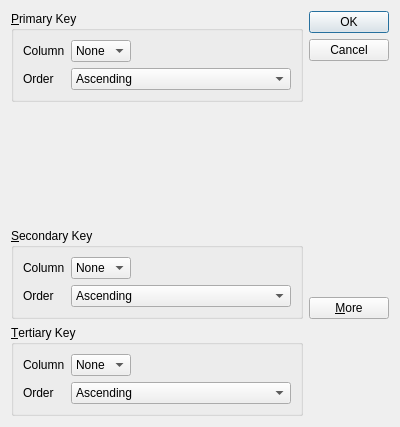
<?xml version="1.0" encoding="UTF-8"?>
<ui version="4.0">
 <class>SortDialog</class>
 <widget class="QDialog" name="SortDialog">
  <property name="geometry">
   <rect>
    <x>0</x>
    <y>0</y>
    <width>400</width>
    <height>427</height>
   </rect>
  </property>
  <property name="windowTitle">
   <string>Sort</string>
  </property>
  <layout class="QGridLayout" name="gridLayout_4">
   <item row="0" column="0">
    <widget class="QGroupBox" name="primaryGroupBox">
     <property name="title">
      <string>&amp;Primary Key</string>
     </property>
     <layout class="QGridLayout" name="gridLayout">
      <item row="0" column="0">
       <widget class="QLabel" name="label">
        <property name="text">
         <string>Column</string>
        </property>
       </widget>
      </item>
      <item row="0" column="1">
       <widget class="QComboBox" name="primaryColumnCombo">
        <item>
         <property name="text">
          <string>None</string>
         </property>
        </item>
       </widget>
      </item>
      <item row="0" column="2">
       <spacer name="horizontalSpacer">
        <property name="orientation">
         <enum>Qt::Horizontal</enum>
        </property>
        <property name="sizeHint" stdset="0">
         <size>
          <width>40</width>
          <height>20</height>
         </size>
        </property>
       </spacer>
      </item>
      <item row="1" column="0">
       <widget class="QLabel" name="label_2">
        <property name="text">
         <string>Order</string>
        </property>
       </widget>
      </item>
      <item row="1" column="1" colspan="2">
       <widget class="QComboBox" name="primaryOrderCombo">
        <item>
         <property name="text">
          <string>Ascending</string>
         </property>
        </item>
        <item>
         <property name="text">
          <string>Descending</string>
         </property>
        </item>
       </widget>
      </item>
     </layout>
    </widget>
   </item>
   <item row="0" column="1" rowspan="3">
    <layout class="QVBoxLayout" name="verticalLayout">
     <item>
      <widget class="QDialogButtonBox" name="buttonBox">
       <property name="orientation">
        <enum>Qt::Vertical</enum>
       </property>
       <property name="standardButtons">
        <set>QDialogButtonBox::Cancel|QDialogButtonBox::Ok</set>
       </property>
      </widget>
     </item>
     <item>
      <spacer name="verticalSpacer_2">
       <property name="orientation">
        <enum>Qt::Vertical</enum>
       </property>
       <property name="sizeHint" stdset="0">
        <size>
         <width>0</width>
         <height>20</height>
        </size>
       </property>
      </spacer>
     </item>
     <item>
      <widget class="QPushButton" name="moreButton">
       <property name="text">
        <string>&amp;More</string>
       </property>
       <property name="checkable">
        <bool>true</bool>
       </property>
      </widget>
     </item>
    </layout>
   </item>
   <item row="1" column="0">
    <spacer name="verticalSpacer">
     <property name="orientation">
      <enum>Qt::Vertical</enum>
     </property>
     <property name="sizeHint" stdset="0">
      <size>
       <width>20</width>
       <height>79</height>
      </size>
     </property>
    </spacer>
   </item>
   <item row="2" column="0">
    <widget class="QGroupBox" name="secondaryGroupBox">
     <property name="title">
      <string>&amp;Secondary Key</string>
     </property>
     <layout class="QGridLayout" name="gridLayout_2">
      <item row="0" column="0">
       <widget class="QLabel" name="label_3">
        <property name="text">
         <string>Column</string>
        </property>
       </widget>
      </item>
      <item row="0" column="1">
       <widget class="QComboBox" name="secondaryColumnCombo">
        <item>
         <property name="text">
          <string>None</string>
         </property>
        </item>
       </widget>
      </item>
      <item row="0" column="2">
       <spacer name="horizontalSpacer_2">
        <property name="orientation">
         <enum>Qt::Horizontal</enum>
        </property>
        <property name="sizeHint" stdset="0">
         <size>
          <width>40</width>
          <height>20</height>
         </size>
        </property>
       </spacer>
      </item>
      <item row="1" column="0">
       <widget class="QLabel" name="label_4">
        <property name="text">
         <string>Order</string>
        </property>
       </widget>
      </item>
      <item row="1" column="1" colspan="2">
       <widget class="QComboBox" name="primaryOrderCombo_2">
        <item>
         <property name="text">
          <string>Ascending</string>
         </property>
        </item>
        <item>
         <property name="text">
          <string>Descending</string>
         </property>
        </item>
       </widget>
      </item>
     </layout>
    </widget>
   </item>
   <item row="3" column="0">
    <widget class="QGroupBox" name="tertiaryGroupBox">
     <property name="title">
      <string>&amp;Tertiary Key</string>
     </property>
     <layout class="QGridLayout" name="gridLayout_3">
      <item row="0" column="0">
       <widget class="QLabel" name="label_5">
        <property name="text">
         <string>Column</string>
        </property>
       </widget>
      </item>
      <item row="0" column="1">
       <widget class="QComboBox" name="tertiaryColumnCombo">
        <item>
         <property name="text">
          <string>None</string>
         </property>
        </item>
       </widget>
      </item>
      <item row="0" column="2">
       <spacer name="horizontalSpacer_3">
        <property name="orientation">
         <enum>Qt::Horizontal</enum>
        </property>
        <property name="sizeHint" stdset="0">
         <size>
          <width>40</width>
          <height>20</height>
         </size>
        </property>
       </spacer>
      </item>
      <item row="1" column="0">
       <widget class="QLabel" name="label_6">
        <property name="text">
         <string>Order</string>
        </property>
       </widget>
      </item>
      <item row="1" column="1" colspan="2">
       <widget class="QComboBox" name="tertiaryOrderCombo">
        <item>
         <property name="text">
          <string>Ascending</string>
         </property>
        </item>
        <item>
         <property name="text">
          <string>Descending</string>
         </property>
        </item>
       </widget>
      </item>
     </layout>
    </widget>
   </item>
  </layout>
 </widget>
 <tabstops>
  <tabstop>primaryColumnCombo</tabstop>
  <tabstop>primaryOrderCombo</tabstop>
  <tabstop>secondaryColumnCombo</tabstop>
  <tabstop>primaryOrderCombo_2</tabstop>
  <tabstop>tertiaryColumnCombo</tabstop>
  <tabstop>tertiaryOrderCombo</tabstop>
  <tabstop>buttonBox</tabstop>
  <tabstop>moreButton</tabstop>
 </tabstops>
 <resources/>
 <connections>
  <connection>
   <sender>buttonBox</sender>
   <signal>accepted()</signal>
   <receiver>SortDialog</receiver>
   <slot>accept()</slot>
   <hints>
    <hint type="sourcelabel">
     <x>289</x>
     <y>93</y>
    </hint>
    <hint type="destinationlabel">
     <x>157</x>
     <y>274</y>
    </hint>
   </hints>
  </connection>
  <connection>
   <sender>buttonBox</sender>
   <signal>rejected()</signal>
   <receiver>SortDialog</receiver>
   <slot>reject()</slot>
   <hints>
    <hint type="sourcelabel">
     <x>317</x>
     <y>93</y>
    </hint>
    <hint type="destinationlabel">
     <x>286</x>
     <y>274</y>
    </hint>
   </hints>
  </connection>
  <connection>
   <sender>moreButton</sender>
   <signal>toggled(bool)</signal>
   <receiver>secondaryGroupBox</receiver>
   <slot>setVisible(bool)</slot>
   <hints>
    <hint type="sourcelabel">
     <x>347</x>
     <y>196</y>
    </hint>
    <hint type="destinationlabel">
     <x>214</x>
     <y>255</y>
    </hint>
   </hints>
  </connection>
  <connection>
   <sender>moreButton</sender>
   <signal>toggled(bool)</signal>
   <receiver>tertiaryGroupBox</receiver>
   <slot>setVisible(bool)</slot>
   <hints>
    <hint type="sourcelabel">
     <x>320</x>
     <y>199</y>
    </hint>
    <hint type="destinationlabel">
     <x>234</x>
     <y>355</y>
    </hint>
   </hints>
  </connection>
 </connections>
</ui>
